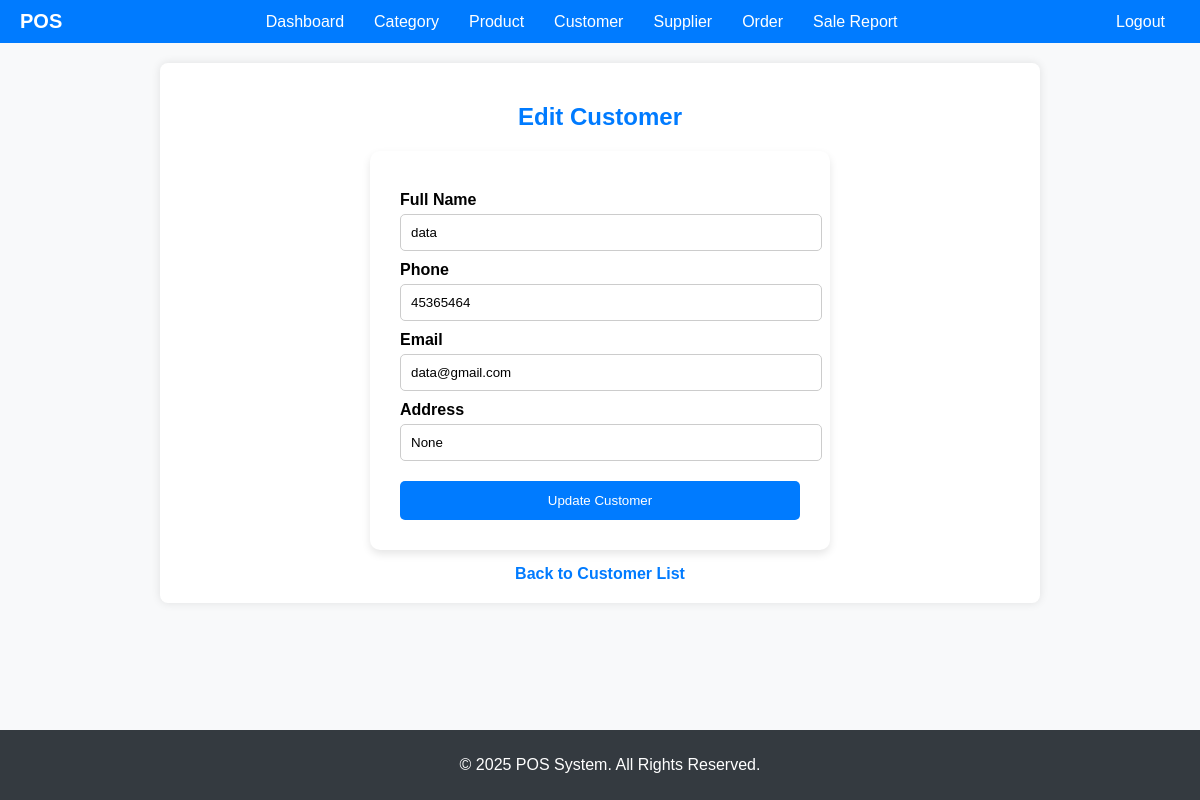
The page /customers/edit/3/ on the database its author committed.
### customers/models.py (models this page shows, shortened)
class Customer(models.Model):
    name = models.CharField(max_length=200)
    phone = models.CharField(max_length=15, unique=True)
    email = models.EmailField(unique=True, blank=True, null=True)
    address = models.TextField(blank=True, null=True)
    created_at = models.DateTimeField(auto_now_add=True)

### customers/views.py (the view)
def customer_edit(request, customer_id):
    customer = get_object_or_404(Customer, id=customer_id)
    if request.method == "POST":
        form = CustomerForm(request.POST, instance=customer)
        if form.is_valid():
            form.save()
            messages.success(request, "Customer updated successfully!")
            return redirect("customer_list")
    else:
        form = CustomerForm(instance=customer)
    return render(request, "customer_edit.html", {"form": form, "customer": customer})

### customers/forms.py
class CustomerForm(forms.ModelForm):
    class Meta:
        model = Customer
        fields = ['name', 'phone', 'email', 'address']
        widgets = {
            'name': forms.TextInput(attrs={'class': 'form-control', 'placeholder': 'Full Name'}),
            'phone': forms.TextInput(attrs={'class': 'form-control', 'placeholder': 'Phone Number'}),
            'email': forms.EmailInput(attrs={'class': 'form-control', 'placeholder': 'Email Address'}),
            'address': forms.TextInput(attrs={'class': 'form-control', 'placeholder': 'Address'}),
        }

### customers/templates/customer_edit.html (shortened to what this page needs)
{% extends "base.html" %}
{% load static %}
{% block content %}
    <h2>Edit Customer</h2>
    <form method="POST">
        <label for="name">Full Name</label>
        <input type="text" name="name" value="{{ customer.name }}" required>
        <label for="phone">Phone</label>
        <input type="text" name="phone" value="{{ customer.phone }}" required>
        <label for="email">Email</label>
        <input type="email" name="email" value="{{ customer.email }}" required>
        <label for="address">Address</label>
        <input type="text" name="address" value="{{ customer.address }}" required>
        <button type="submit">Update Customer</button>
    </form>
    <a href="{% url 'customer_list' %}" class="back-button">Back to Customer List</a>
{% endblock %}

### static/css/style.css (style rules this page uses)
body { font-family: Arial, sans-serif; margin: 20px; }

### templates/base.html (style rules this page uses)
body { font-family: Arial, sans-serif; margin: 0; padding: 0; background-color: #f8f9fa; }

### customers/templates/customer_edit.html (style rules this page uses)
h2 { text-align: center; margin-top: 20px; margin-bottom: 20px; color: #007bff; }
form { background-color: #ffffff; padding: 30px; border-radius: 10px; box-shadow: 0 4px 8px rgba(0, 0, 0, 0.1); width: 400px; margin: auto; display: flex; flex-direction: column; }
label { font-weight: 600; margin-top: 10px; }
input { padding: 10px; margin-top: 5px; border: 1px solid #ccc; border-radius: 5px; width: 100%; }
button { margin-top: 20px; padding: 12px; background-color: #007bff; color: #fff; border: none; cursor: pointer; border-radius: 5px; transition: background-color 0.3s ease; }
.back-button { display: block; text-align: center; margin-top: 15px; text-decoration: none; color: #007bff; font-weight: 600; }

### rows shown on the page
Customer: name "data", phone "45365464", email "data@gmail.com", address "None"
